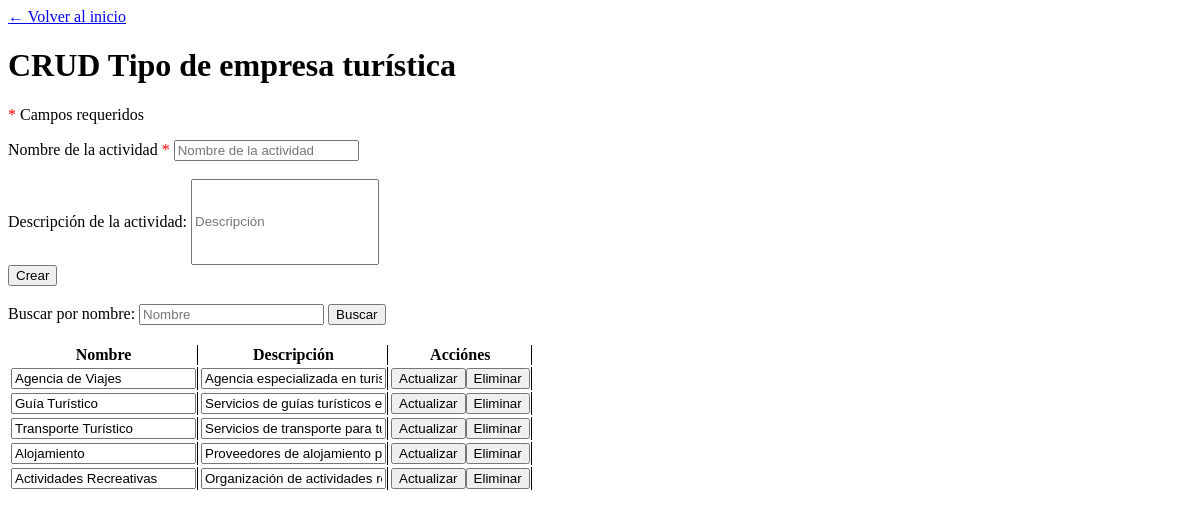
The app's page /Proyecto/view/touristCompanyTypeView.php, older data.
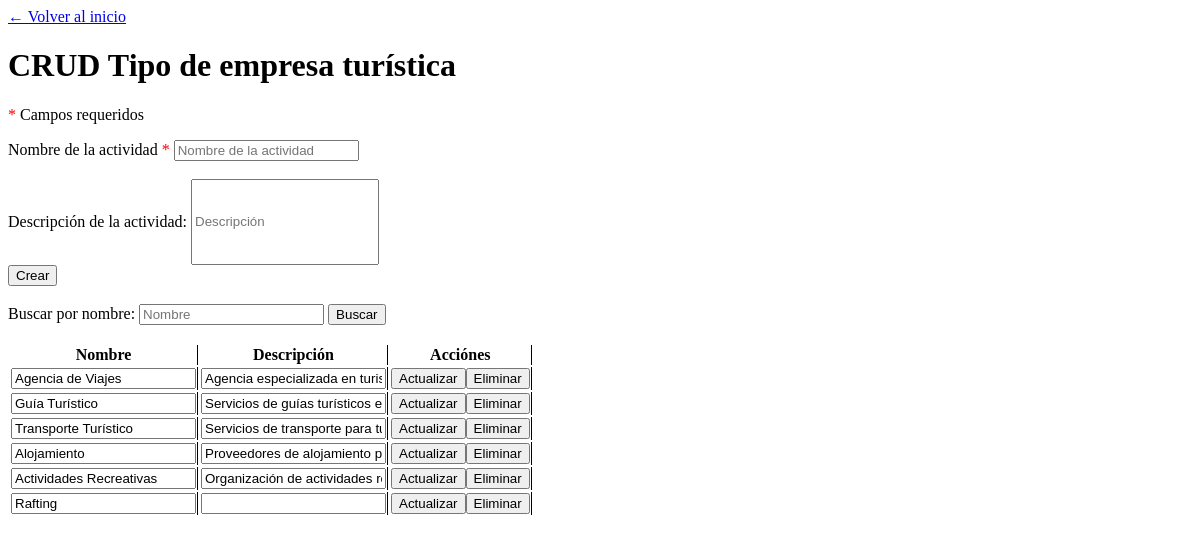
The same page, newer data.
### tables this page shows
CREATE TABLE `tbtouristcompanytype` (
  `tbtouristcompanytypeid` int(11) NOT NULL,
  `tbtouristcompanytypename` varchar(100) NOT NULL,
  `tbtouristcompanytypedescription` varchar(250) NOT NULL,
  `tbtouristcompanytypeisactive` tinyint(1) NOT NULL DEFAULT 1
);

### Proyecto/data/touristCompanyTypeData.php (called while the page is built, shortened)
<?php
include_once '../domain/TouristCompanyType.php';
class touristCompanyTypeData extends Data {
    public function getAllTbTouristCompanyType() {
        $conn = mysqli_connect($this->server, $this->user, $this->password, $this->db);
        $conn->set_charset('utf8');
        $query = "SELECT * FROM tbtouristcompanytype WHERE tbtouristcompanytypeisactive=1;";
        $result = mysqli_query($conn, $query);
        $companyTypeList = [];
        while ($row = mysqli_fetch_assoc($result)) {
            $companyType = new touristCompanyType($row['tbtouristcompanytypeid'], $row['tbtouristcompanytypename'], $row['tbtouristcompanytypedescription']);
            array_push($companyTypeList, $companyType);
        }
        return $companyTypeList;
    }
}

### Proyecto/business/touristCompanyTypeBusiness.php (called while the page is built, shortened)
<?php
include_once  '../data/touristCompanyTypeData.php';
include_once  '../domain/TouristCompanyType.php';
class touristCompanyTypeBusiness {
    private $touristCompanyType;
    public function __construct() {
        $this->touristCompanyType = new touristCompanyTypeData();
    }
    public function getAll() {
        return $this->touristCompanyType->getAllTbTouristCompanyType();
    }
}

### Proyecto/domain/TouristCompanyType.php (called while the page is built, shortened)
<?php
class TouristCompanyType{
    private $name;
    private $description;
    public function __construct ($id, $name, $description){
        $this->name = $name;
        $this->description = $description;
    }
    public function getName(){
        return $this->name;
    }
    public function getDescription(){
        return $this->description;
    }
}

### Proyecto/view/touristCompanyTypeView.php (the view, shortened to what this page needs)
<!DOCTYPE html>
<html>
    <head>
        <?php
            include '../business/touristCompanyTypeBusiness.php';
        ?>
    </head>
    <body>
        <a href="adminView.php">← Volver al inicio</a>
        <header>
            <h1>CRUD Tipo de empresa turística</h1>
            <p><span class="required">*</span> Campos requeridos</p>
        </header>
        <section>
            <form method="post"  id="formCreate">
                <label for="name">Nombre de la actividad <span class="required">*</label>
                <input placeholder="Nombre de la actividad" type="text" name="nameTouristCompanyType" id="name"/><br><br>
                <label for="description">Descripción de la actividad: </label>
                <input class="text" placeholder="Descripción" type="text" name="description" id="description"/><br>
                <input type="submit" value="Crear" name="create" id="create"/>
            </form>
        </section>
        <br>
        <section>
            <form id="formSearchOne" method="get">
                <label for="searchOne">Buscar por nombre: </label>
                <input type="text" required placeholder="Nombre" name="searchOne" id="searchOne">
                <input type="submit" value="Buscar"/>
            </form>
            <br>
            <table>
                <thead>
                    <tr>
                        <th>Nombre</th>
                        <th>Descripción</th>
                        <th>Acciónes</th>
                    </tr>
                </thead>
                <tbody>
                    <?php
                        $touristCompanyTypeBusiness = new touristCompanyTypeBusiness();
                        $all = $touristCompanyTypeBusiness->getAll();
                        if (count($all) > 0) {
                            foreach ($all as $current) {
                                echo '<form method="post" action="../business/touristCompanyTypeAction.php" onsubmit="return confirmAction(event);">';
                                echo '<tr>';
                                    echo '<td><input type="text" name="name" value="' . $current->getName() . '"/></td>';
                                    echo '<td><input type="text" name="description" value="' . $current->getDescription() . '"/></td>';
                                    echo '<td>';
                                        echo '<input type="submit" value="Actualizar" name="update"/>';
                                        echo '<input type="submit" value="Eliminar" name="delete"/>';
                                    echo '</td>';
                                echo '</tr>';
                                echo '</form>';
                            }
                        } else {
                            echo '<tr>';
                                echo '<td colspan="5" style="text-align: center;">No hay registros</td>';
                            echo '</tr>';
                        }
                    ?>
                </tbody>
            </table>
        </section>
    </body>
</html>

### Proyecto/view/touristCompanyTypeView.php (style rules this page uses)
td, th { border-right: 1px solid; }
.text { width: 180px; height: 80px; }
.required { color: red; }

Row changes from the older to the newer data that the page shows:
added tbtouristcompanytype: name "Rafting"
